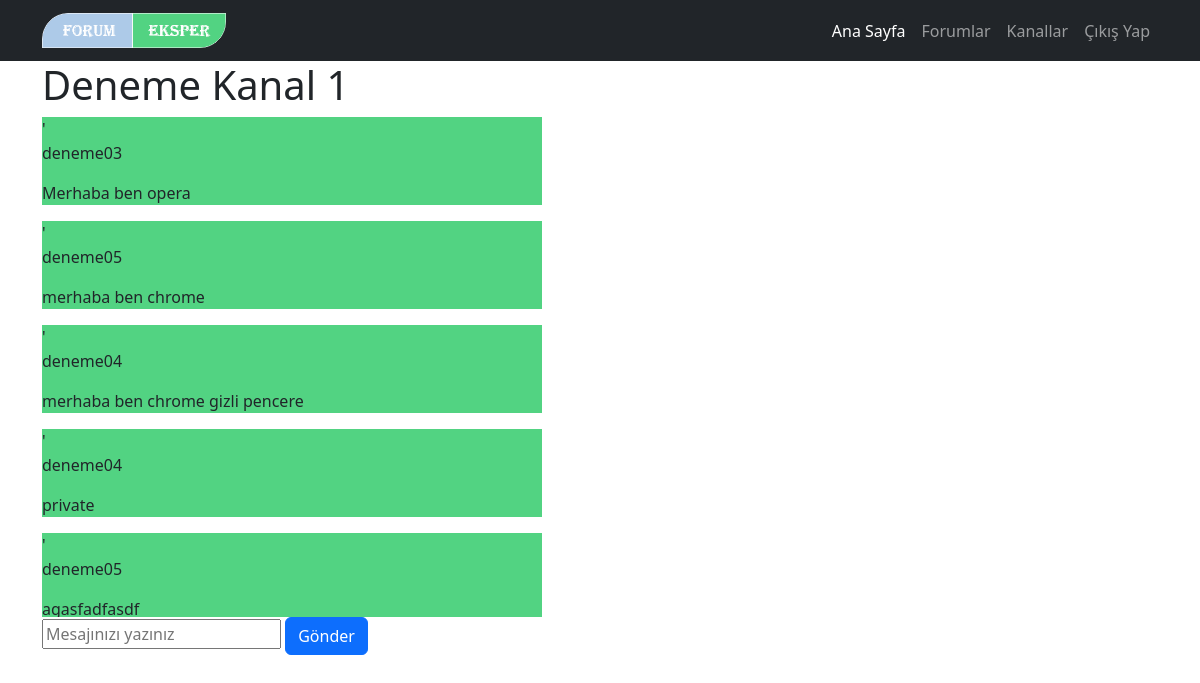
Screenshot of /server/deneme-kanal-1/ (signed in) with the database file from the repository.
### server/models.py (models this page shows, shortened)
class Room(models.Model):
    name = models.CharField(max_length=255, null=True, verbose_name="Kanal Adı")
    slug = models.SlugField(unique=True, editable=False)
    user = models.ForeignKey(User, on_delete=models.CASCADE, null=True, verbose_name="Kanal Sahibi")
    created_at = models.DateTimeField(auto_now_add=True, editable=False, null=True, verbose_name="Oluşturulduğu Tarih")
    modified_at = models.DateTimeField(null=True, verbose_name="Güncellendiği Tarih", blank=True)
    image = models.ImageField(upload_to='kanal/kapak', null=True, blank=True)
    banner = models.ImageField(upload_to='kanal/banner', null=True, blank=True)
    is_private = models.BooleanField(default=False, null=True, verbose_name="Gizli Mi?")
    class Meta:
        verbose_name_plural = "1. Kanallar"

class Message(models.Model):
    room = models.ForeignKey(Room, related_name="messages", on_delete=models.CASCADE, verbose_name="Kanal Adı")
    user = models.ForeignKey(User, related_name="messages", on_delete=models.CASCADE, verbose_name="Kullanıcı")
    content = models.TextField()
    date_added = models.DateTimeField(auto_now_add=True, verbose_name="Oluşturulma Tarihi")
    class Meta:
        ordering = ('date_added',)
        verbose_name_plural = "3. Kanal Mesajları"

### server/views.py (the view)
# urls.py: path('<slug:slug>/', room, name='room'),
@login_required
def room(request, slug):
    room = Room.objects.get(slug=slug)
    messages = Message.objects.filter(room=room)[0:25]
    return render(request, 'pages/chat/room.html',{'room':room,'messages':messages})

### templates/pages/chat/room.html (shortened to what this page needs)
{% extends 'layout.html' %}
{% load static %}
{% block room %}
    <div class="container">
        <h1>{{ room.name }}</h1>
        <div style="height: 500px;width: 500px;overflow-y: auto" id="chat-message">
            {% for message in messages %}
                <div style="background: #52D382;">'
                    <p>{{ message.user.username }}</p>
                    <p>{{ message.content }}</p>
                </div>
            {% endfor %}
        </div>
        <div>
            <form action="." method="POST">
                <input type="text" name="content" placeholder="Mesajınızı yazınız" id="chat-message-input">
                <button class="btn btn-primary" id="chat-submit">Gönder</button>
            </form>
        </div>
    </div>
{% endblock %}

### static/css/style.css (style rules this page uses)
body { margin: 0; padding: 0; }

### rows the page displays
Room: name "Deneme Kanal 1"
Message: user.username "deneme03", content "Merhaba ben opera"
Message: user.username "deneme05", content "merhaba ben chrome"
Message: user.username "deneme04", content "merhaba ben chrome gizli pencere"
Message: user.username "deneme04", content "private"
Message: user.username "deneme05", content "agasfadfasdf"
